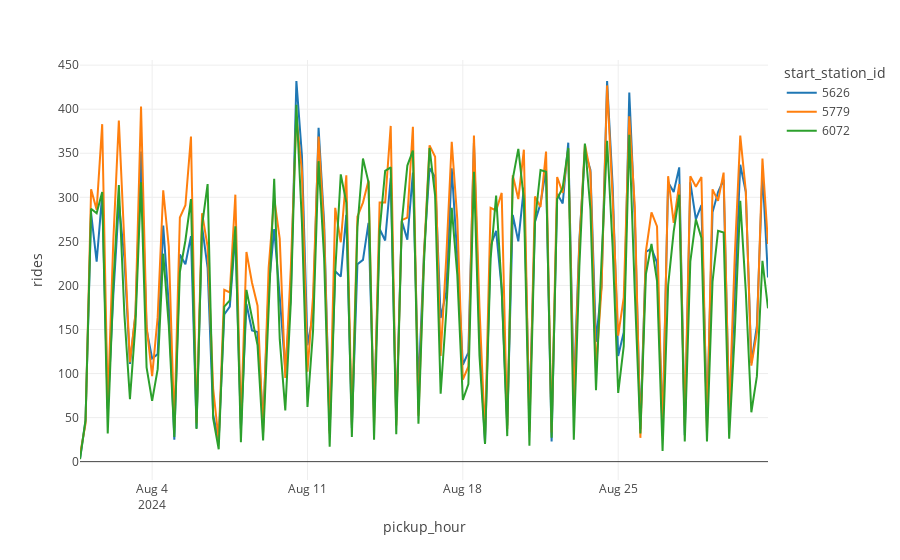

Write notebook code for a chart like this one.
### Code cell
plot_rides(agg_data_filled, locations=[5626, 5779, 6072])
